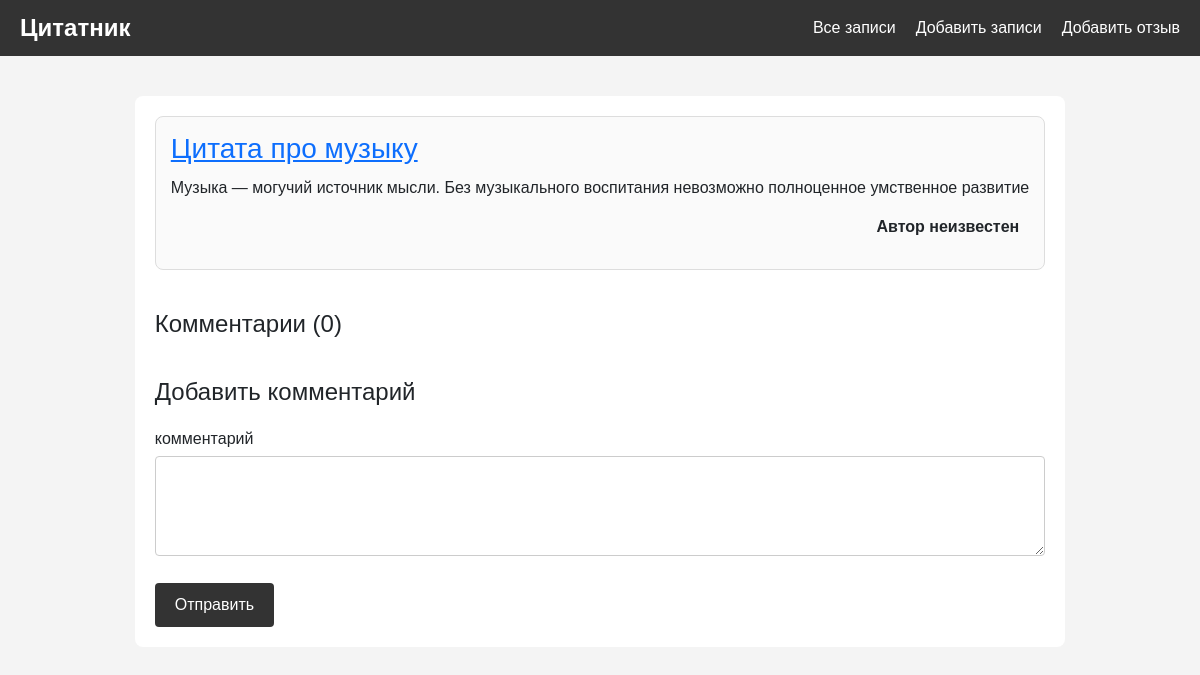
/notes/4, run on the app's committed database.
### core/models.py (models this page shows)
class Note(models.Model):
    class Meta:
        verbose_name = 'Заметка'
        verbose_name_plural = 'Заметки'
    title = models.CharField( max_length=255, null=False )
    text = models.TextField( null=False )
    author = models.CharField( max_length=255, default='Автор неизвестен', null=False )
    created_date = models.DateTimeField( auto_now_add=True )
    category = models.ForeignKey(
                                 NoteCategory,
                                 blank=True,
                                 null=True,
                                 on_delete=models.SET_DEFAULT,
                                 related_name='category_notes',
                                 default='Разное'
                                 )

### core/views.py (the view, shortened to what this page needs)
# urls.py: path( 'notes/<int:note_id>', note_detail, name='note_detail' ),
def note_detail( request, note_id ):
    note = Note.objects.get( id = note_id )
    comments_of_the_post = NoteComment.objects.filter( note = note )
    comment_add_form = CommentAddForm()
    context ={
        'note':note,
        'comments':comments_of_the_post,
        'comment_add_form':comment_add_form
        }
    return render(request,'note_detail.html',context)

### core/forms.py
class CommentAddForm(forms.Form):
    text = forms.CharField( max_length = 250, widget=forms.Textarea )

### templates/note_detail.html (shortened to what this page needs)
{% extends 'base.html' %}
{% block content %}
<div class="container-post">
    <div class="post-card">
        <h3><a href="{% url 'note_detail' note.id %}">{{note.title}}</a></h3>
        <div>
            <p>{{note.text}}</p>
            <p class="author-signature">{{note.author}}</p>
        </div>
    </div>
    <div class="comments-section">
        <h4>Комментарии ({{ comments|length }})</h4>
    </div>
    <div class="comment-form">
        <h4>Добавить комментарий</h4>
        <form action="{% url 'note_detail' note.id %}" method="post">
            <label for="text">комментарий</label>
            <textarea id="text" name="text" required></textarea>
            <button type="submit">Отправить</button>
        </form>
    </div>
</div>
{% endblock %}

### templates/base.html (style rules this page uses)
body { font-family: Arial, sans-serif; margin: 0; padding: 0; background-color: #f4f4f4; }
.post-card { padding: 15px; margin-bottom: 20px; border: 1px solid #ddd; border-radius: 8px; background-color: #fafafa; }
.post-card h3 { margin: 0 0 10px; }
.post-card p { margin: 0 0 15px; }
.container-post { max-width: 1200px; margin: 20px auto; padding: 20px; background-color: #fff; border-radius: 8px; }
.comments-section { margin-top: 40px; }
.comments-section h4 { margin-bottom: 20px; }
.comment-form { margin-top: 40px; }
.comment-form h4 { margin-bottom: 20px; }
.comment-form label { display: block; margin-bottom: 5px; }
.comment-form input, .comment-form textarea { width: 100%; padding: 10px; margin-bottom: 20px; border: 1px solid #ccc; border-radius: 4px; box-sizing: border-box; }
.comment-form textarea { height: 100px; resize: vertical; }
.comment-form button { background-color: #333; color: #fff; padding: 10px 20px; border: none; border-radius: 4px; cursor: pointer; }
.author-signature { text-align: right; padding-right: 10px; font-weight:550; }

### data on the page
Note: title "Цитата про музыку", text "Музыка — могучий источник мысли. Без музыкального воспитания невозможно полноценное умственное развитие", author "Автор неизвестен"

### other printed values
{{ comments|length }} "0"
